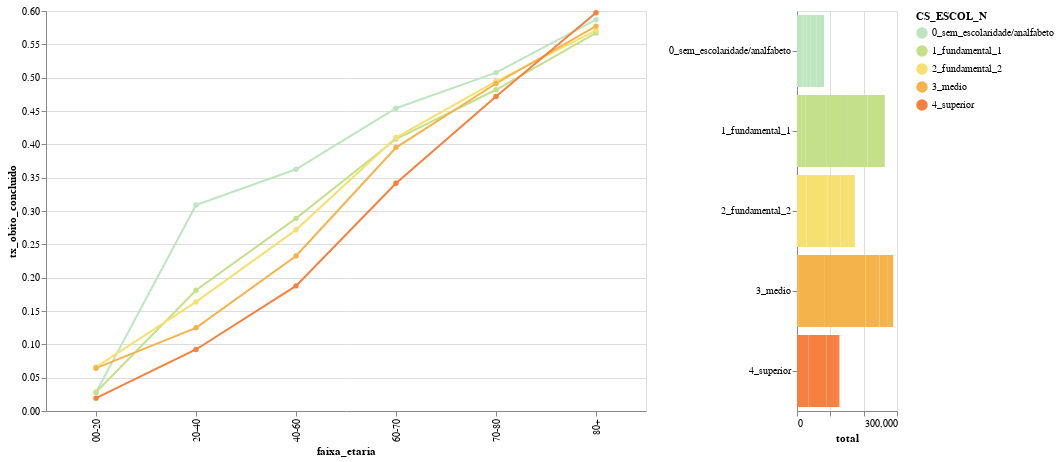

Notebook source saved alongside this figure:
### Markdown cell above
### Escolaridade por Faixa Etária

### Code cell
#hide_input

x_col = 'faixa_etaria'
cat_col = 'CS_ESCOL_N'
sel_cols = ['UF_RES']
# index_cols = [cat2,cat3]
selection_dict = {}
selection_dict['CS_ESCOL_N'] = "!= ['ignorado','nd','nao_se_aplica']"
# selection_dict['UF_RES'] = ' != "nd"'
# selection_dict['idade_anos'] = ' >20'  
# selection_dict['UTI'] = ' == "sim"'
dataFrame2Chart(df_srag,x_col,cat_col,sel_cols,selection_dict,total=[0,1])

### Figure 1 — Vega-Lite specification as saved in the notebook (floating-point values rounded to 4 significant figures; data arrays with more than 128 entries replaced by an {"elided": "..."} marker saying what was removed)
{"config": {"view": {"continuousWidth": 400, "continuousHeight": 300}}, "concat": [{"mark": {"type": "line", "point": true, "strokeWidth": 2}, "encoding": {"color": {"type": "nominal", "field": "CS_ESCOL_N", "scale": {"scheme": "lightmulti"}}, "opacity": {"condition": {"value": 1.0, "selection": "selector006"}, "value": 0.1}, "tooltip": [{"type": "nominal", "field": "faixa_etaria"}, {"type": "nominal", "field": "CS_ESCOL_N"}, {"type": "nominal", "field": "UF_RES"}, {"type": "quantitative", "field": "cura"}, {"type": "quantitative", "field": "ignorado"}, {"type": "quantitative", "field": "nd"}, {"type": "quantitative", "field": "obito"}, {"type": "quantitative", "field": "obito_outras_causas"}, {"type": "quantitative", "field": "total"}, {"type": "quantitative", "field": "tx_obito_andamento"}, {"type": "quantitative", "field": "tx_obito_concluido"}], "x": {"type": "nominal", "field": "faixa_etaria"}, "y": {"type": "quantitative", "field": "tx_obito_concluido"}}, "height": 400, "selection": {"selector006": {"type": "multi", "empty": "all", "fields": ["CS_ESCOL_N"], "bind": "legend"}, "Selecione": {"type": "single", "fields": ["UF_RES"], "init": {"UF_RES": "--TODOS--"}, "bind": {"UF_RES": {"input": "select", "options": ["--TODOS--", "11_Rondônia", "12_Acre", "13_Amazonas", "14_Roraima", "15_Pará", "16_Amapá", "17_Tocantins", "21_Maranhão", "22_Piauí", "23_Ceará", "24_Rio Grande do Norte", "25_Paraíba", "26_Pernambuco", "27_Alagoas", "28_Sergipe", "29_Bahia", "31_Minas Gerais", "32_Espírito Santo", "33_Rio de Janeiro", "35_São Paulo", "41_Paraná", "42_Santa Catarina", "43_Rio Grande do Sul", "50_Mato Grosso do Sul", "51_Mato Grosso", "52_Goiás", "53_Distrito Federal", "99_nd", "nan_nd"]}}}}, "width": 600}, {"mark": "bar", "encoding": {"color": {"condition": {"type": "nominal", "field": "CS_ESCOL_N", "scale": {"scheme": "lightmulti"}, "selection": "selector006"}, "value": "lightgrey"}, "x": {"type": "quantitative", "field": "total"}, "y": {"type": "ordinal", "field": "CS_ESCOL_N", "title": null}}, "height": 400, "selection": {"selector006": {"type": "multi", "empty": "all", "fields": ["CS_ESCOL_N"], "bind": "legend"}, "Selecione": {"type": "single", "fields": ["UF_RES"], "init": {"UF_RES": "--TODOS--"}, "bind": {"UF_RES": {"input": "select", "options": ["--TODOS--", "11_Rondônia", "12_Acre", "13_Amazonas", "14_Roraima", "15_Pará", "16_Amapá", "17_Tocantins", "21_Maranhão", "22_Piauí", "23_Ceará", "24_Rio Grande do Norte", "25_Paraíba", "26_Pernambuco", "27_Alagoas", "28_Sergipe", "29_Bahia", "31_Minas Gerais", "32_Espírito Santo", "33_Rio de Janeiro", "35_São Paulo", "41_Paraná", "42_Santa Catarina", "43_Rio Grande do Sul", "50_Mato Grosso do Sul", "51_Mato Grosso", "52_Goiás", "53_Distrito Federal", "99_nd", "nan_nd"]}}}}, "width": 100}], "data": {"name": "data-ba34255e410f236aed3dfe6f2f635bb6"}, "transform": [{"filter": {"selection": "Selecione"}}], "$schema": "https://vega.github.io/schema/vega-lite/v4.8.1.json", "datasets": {"data-ba34255e410f236aed3dfe6f2f635bb6": {"elided": "860 records"}}}
